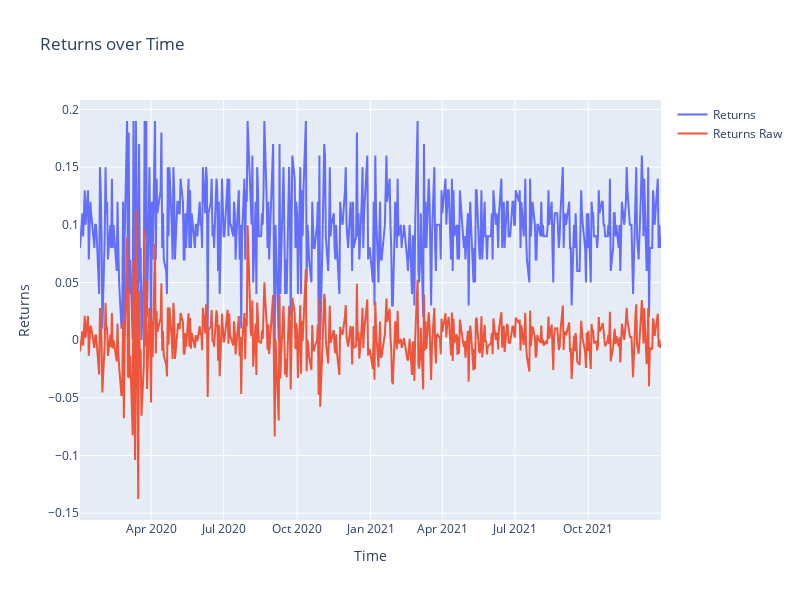

The code cell stored with this chart in its notebook:
### Code cell
import plotly.graph_objs as go
import pandas as pd

fig = go.Figure()
df = pd.read_csv('binned_returns.csv')#returns['binned_returns']

fig.add_trace(go.Scatter(x=df['Date'], y=df['binned_returns']/100, name='Returns'))
fig.add_trace(go.Scatter(x=df['Date'], y=df['aapl'], name='Returns Raw'))

fig.update_layout(title='Returns over Time',
                  xaxis_title='Time',
                  yaxis_title='Returns',
                  width=800,
                  height=600)

fig

### Figure 1 — Plotly figure (JSON) as saved in the notebook; plotly's stock layout.template omitted (floating-point values rounded to 4 significant figures; data arrays with more than 128 entries replaced by an {"elided": "..."} marker saying what was removed)
{"data": [{"name": "Returns", "type": "scatter", "x": {"elided": "504 str values"}, "y": {"elided": "504 float values"}}, {"name": "Returns Raw", "type": "scatter", "x": {"elided": "504 str values"}, "y": {"elided": "504 float values"}}], "layout": {"height": 600, "title": {"text": "Returns over Time"}, "width": 800, "xaxis": {"title": {"text": "Time"}}, "yaxis": {"title": {"text": "Returns"}}}}
